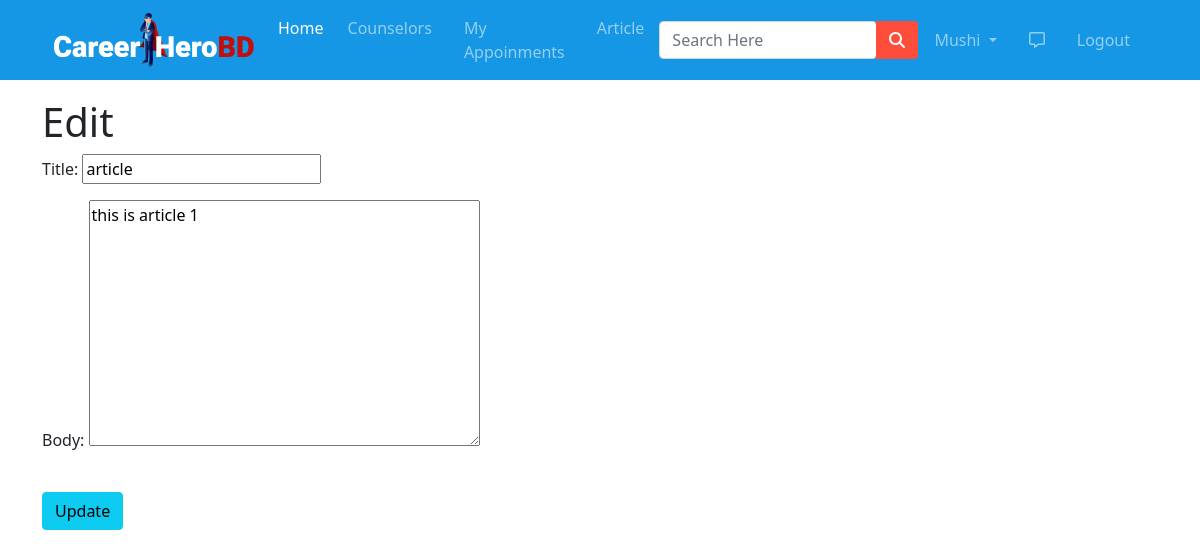
/article_edit/4/ (signed in), run on the app's committed database.
### app/models.py (models this page shows, shortened)
class User(AbstractUser):
  is_counselor= models.BooleanField(default=False)
  is_student = models.BooleanField(default=False)

class Article(models.Model):
  author = models.ForeignKey(Counselor,on_delete=models.CASCADE)
  title = models.CharField(max_length=70)
  body = models.TextField()
  date = models.DateTimeField(auto_now_add=True)

### app/views.py (the view)
# urls.py: path('article_edit/<int:pk>/',ArticleUpdateView.as_view(), name='article_edit'),
class ArticleUpdateView(LoginRequiredMixin,UpdateView):
  model = Article
  fields = ('title','body')
  template_name = 'app/article_edit.html'
  login_url = 'login'
  def dispatch(self,request,*args,**kwargs):
    obj= self.get_object()
    if obj.author.user != self.request.user:
      raise PermissionDenied
    return super().dispatch(request,*args,**kwargs)

### app/templates/app/article_edit.html (shortened to what this page needs)
{% extends 'app/base.html' %}
{% load crispy_forms_tags %}
{% block main-content %}
<div class="container my-5" style="padding-top: 50px;">
  <div class="row">
    <div class="col-md-8">
        <h1>Edit</h1>
        <form action="" method="post">
          {{ form.as_p }}
          <br>
          <button class="btn btn-info ml-2" type="submit">Update</button>
        </form>
    </div>
  </div>
</div>
{% endblock main-content %}

### app/templates/app/base.html (shortened to what this page needs)
<!DOCTYPE html>
{% load static %}
<html lang="en">
<head>
  <link rel="stylesheet" href="{% static 'app/css/style.css' %}">
  <link href="https://cdn.jsdelivr.net/npm/bootstrap@5.0.0-beta1/dist/css/bootstrap.min.css" rel="stylesheet"
>
  <link rel="stylesheet" href="https://stackpath.bootstrapcdn.com/font-awesome/4.7.0/css/font-awesome.min.css">
  <link rel="stylesheet" href="{% static 'app/css/owl.carousel.min.css' %}">
  <link rel="stylesheet" href="{% static 'app/css/all.min.css' %}">
  <link rel="stylesheet" href="https://cdnjs.cloudflare.com/ajax/libs/animate.css/3.7.2/animate.css">
</head>
<body>
  <div class="row">
    <div class="col-sm-12 col-md-12 col-lg-12">
      <nav id="nav" class="navbar navbar-expand-lg navbar-dark  fixed-top" style="background-color: #1597E5;">
        <div class="container">
          <a class="navbar-brand" href="/" ><img src="{% static 'images/nav/logo.png' %}" alt="" style="width: 200px;"></a>
          <div class="collapse navbar-collapse" id="navbarSupportedContent">
            <ul class="navbar-nav me-auto mb-2 mb-lg-0">
              <li class="nav-item">
                <a class="nav-link active" aria-current="page" href="/">Home</a>
              </li>
              <li class="nav-item mx-2">
                <a href="{% url 'counselor' %}" class="nav-link">Counselors</a>
              </li>
              {% if request.user.is_authenticated %}
              <li class="nav-item mx-2">
                <a href="{% url 'appoinment' %}" class="nav-link">My Appoinments</a>
              </li>
              {% endif %}
              <li class="nav-item mx-2">
                <a href="{% url 'article_list' %}" class="nav-link">Article</a>
              </li>
            </ul>
            <form class="d-flex input-group w-auto" method="POST" action="">
              <input type="search" class="form-control rounded" name="q" placeholder="Search Here" aria-label="Search"
                aria-describedby="search-addon" />
              <button type="submit" class="btn" style="background-color:#FF4D3B;"><i class="fas fa-search"
                  style="color: white;"></i></button>
            </form>
            <div>
              <ul class="navbar-nav me-auto mb-2 mb-lg-0">
                {% if request.user.is_authenticated %}
                <li class="nav-item dropdown mx-2">
                  <a class="nav-link dropdown-toggle" href="#" id="profileDropdown" role="button"
                    data-bs-toggle="dropdown" aria-expanded="false">
                    {{request.user.username|capfirst}}
                  </a>
                </li>
                <li class="nav-item mx-2">
                  <a href="" class="nav-link"><i class="far fa-comment-alt "></i></a>
                </li>
                <li class="nav-item mx-2">
                  <a href="{% url 'logout' %}" class="nav-link">Logout</a>
                </li>
                {% endif %}
              </ul>
            </div>
          </div>
        </div>
      </nav>
    </div>
  </div>
  {% block main-content %}
  {% endblock main-content %}
</body>
</html>

### data on the page
User: user.username "Mushi"
Article: title "article", body "this is article 1"
